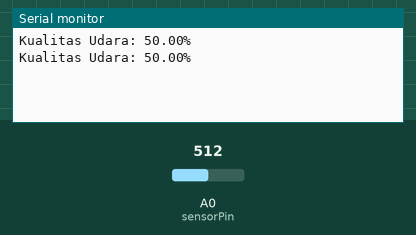
This sketch was run on a simulated ESP8266 (NodeMCU). Shown: the last lines printed to the serial monitor. The test bench sets the inputs (shaded band); at power-on: A0 (sensorPin) = 512.

Above: at 1.8 s.
1.9 s: A0 (sensorPin) set to 716
At 2.8 s:
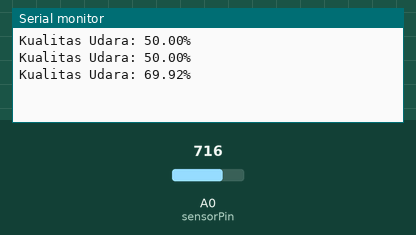
3.4 s: A0 (sensorPin) set to 900
At 4.3 s:
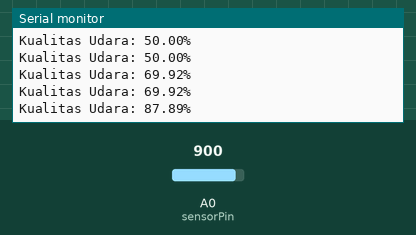
Timing chart, 0 to 6.4 s (numbered marks = the images above; inputs shaded):
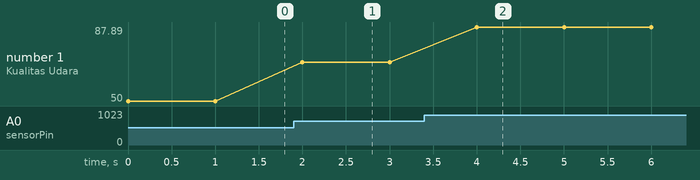

Measured:
- after the input at 1.9 s, the serial monitor: prints a new line after 0.10 s (image 1)
- after the input at 3.4 s, the serial monitor: prints a new line after 0.60 s (image 2)
- plotted number 1: 50 → 69.92 after the input at 1.9 s, 69.92 → 87.89 after the input at 3.4 s

The sketch:

S-ESP8266_dengan_sensor_MQ135.ino
```cpp
// Pin GPIO untuk sensor MQ-135
const int sensorPin = A0;

void setup() {
  // Inisialisasi komunikasi serial
  Serial.begin(9600);
  // Konfigurasi pin sensor MQ-135
  pinMode(sensorPin, INPUT);
}

void loop() {
  // Membaca nilai analog dari sensor MQ-135
  int sensorValue = analogRead(sensorPin);
  // Menghitung kualitas udara berdasarkan nilai analog
  // Silakan merujuk pada datasheet sensor untuk kalibrasi yang akurat
  float airQuality = sensorValue / 1024.0 * 100;
  // Menampilkan hasil kualitas udara pada serial monitor
  Serial.print("Kualitas Udara: ");
  Serial.print(airQuality);
  Serial.println("%");
  // Tunggu sejenak sebelum mengulangi pembacaan
  delay(1000);
}
//
//#include <MQ135.h>
//
//const int analogPin = A0; // Pin analog untuk membaca sensor
//MQ135 gasSensor = MQ135(analogPin);
//
//void setup() {
//  Serial.begin(9600);
//}
//
//void loop() {
//  float ppm = gasSensor.getPPM();
//  Serial.print("Gas Concentration (PPM): ");
//  Serial.println(ppm);
//  delay(1000); // Beri jeda sebentar sebelum membaca nilai lagi
//
//  float rzero = gasSensor.getRZero();
//  Serial.print("RZero: ");
//  Serial.println(rzero);
//  delay(1000);
//}
```

Tugas1.cpp
```cpp
#include <ESP8266WiFi.h>
#include <BlynkSimpleEsp8266.h>

char auth[] = "TOKEN_OTENTIKASI_ANDA";
char ssid[] = "NAMA_SSID_WIFI_ANDA";
char password[] = "KATA_SANDI_WIFI_ANDA";

void setup() {
  Serial.begin(115200);
  Blynk.begin(auth, ssid, password);
}

void loop() {
  Blynk.run();
}
```
